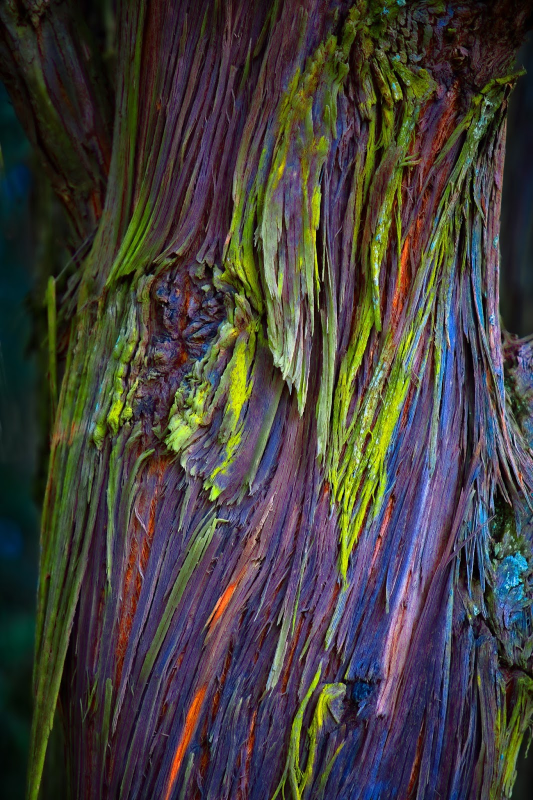
#> input picture images/RainbowEucalyptus.jpg, 1066 x 1600 px (shown at 1/2 size)
$ python -i simple_app_alternative.py   (imports and definitions only)
#> lines starting #> are read from the running program, lines starting #| are printed output that depends on the picture
import streamlit as st
import os
import tempfile
import base64
from PIL import Image
import cv2
import numpy as np
import re
import json
import traceback

# Set page config
# [8 lines not run here, left out]

# Alternative PbnGen implementation
class AlternativePbnGen:
    def __init__(self, image_path, num_colors=15):
        # Read the image
#> called with image_path = 'images/RainbowEucalyptus.jpg', num_colors = 15
        if isinstance(image_path, str):
            # It's a file path
            self.bgr_image = cv2.imread(image_path)
#> self.bgr_image is the input picture: shape (1600, 1066, 3); mean B, G, R 60, 63.7, 67.5
        else:
            # It's already an image array
            self.bgr_image = image_path

        # Convert to RGB
        self.image = cv2.cvtColor(self.bgr_image, cv2.COLOR_BGR2RGB)
        self.num_colors = num_colors

    def set_final_pbn(self):
        """
        Process the image to create a paint-by-number style image
        """
        # Resize the image to a reasonable size
        h, w = self.image.shape[:2]
#> h = 1600; w = 1066
        max_dim = 800
        if max(h, w) > max_dim:
            scale = max_dim / max(h, w)
#> scale = 0.5
            new_size = (int(w * scale), int(h * scale))
#> new_size = (533, 800)
            self.image = cv2.resize(self.image, new_size, interpolation=cv2.INTER_AREA)
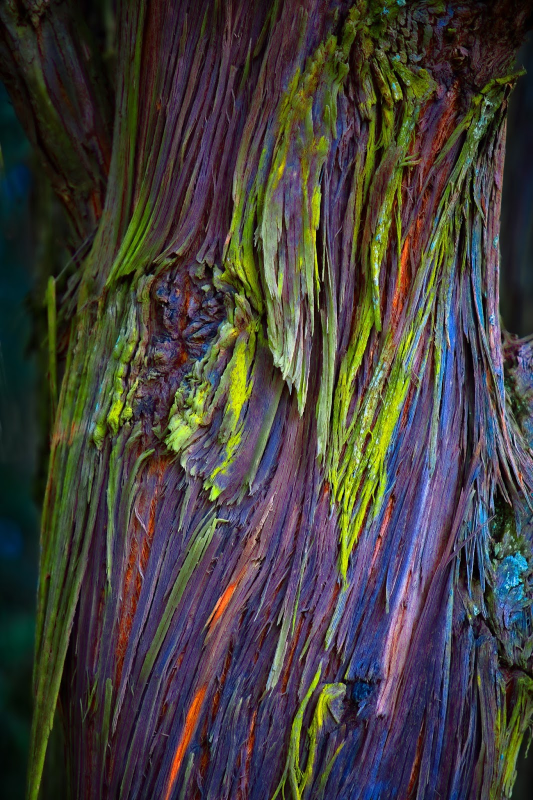
#> self.image: shape (800, 533, 3); mean R, G, B 67.6, 63.8, 60.2

        # Apply bilateral filter to smooth the image while preserving edges
        self.image = cv2.bilateralFilter(self.image, 9, 75, 75)

        # Reshape the image for K-means clustering
        pixels = self.image.reshape(-1, 3)

        # Perform K-means clustering to reduce colors
        from sklearn.cluster import KMeans
        kmeans = KMeans(n_clusters=self.num_colors, random_state=42, n_init=10)
        kmeans.fit(pixels)

        # Replace each pixel with its closest cluster center
        segmented_img = kmeans.cluster_centers_[kmeans.labels_].reshape(self.image.shape).astype(np.uint8)
        self.image = segmented_img

        # Add a border
        border_size = 5
        h, w, c = self.image.shape
#> h = 800; w = 533; c = 3
        canvas = np.zeros((h + 2 * border_size, w + 2 * border_size, c), dtype=np.uint8)
        canvas[border_size:border_size + h, border_size:border_size + w] = self.image
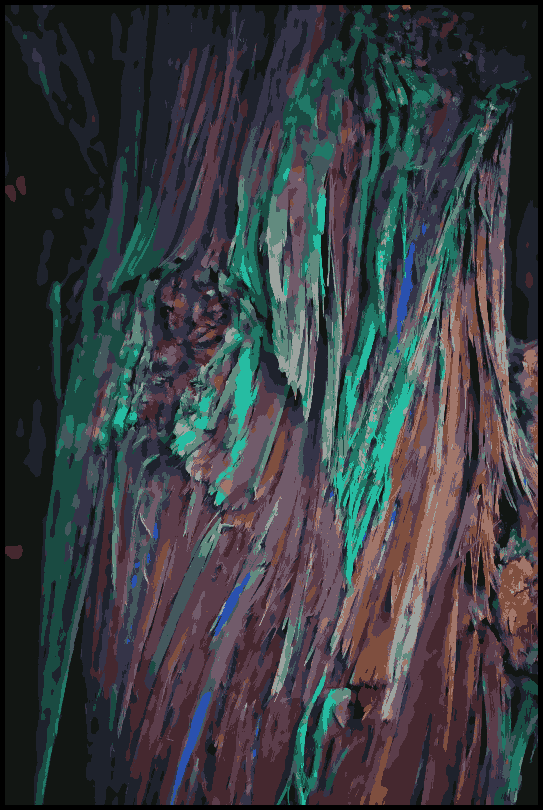
#> canvas: shape (810, 543, 3); mean of channels 0, 1, 2 65, 61.3, 57.8; drawn as B, G, R
        self.image = canvas

    # [89 lines left out: function output_to_svg, not called in this run]

# Initialize session state
if 'svg_content' not in st.session_state:
    st.session_state.svg_content = None
if 'palette' not in st.session_state:
    st.session_state.palette = None
if 'processing' not in st.session_state:
    st.session_state.processing = False
if 'temp_file_path' not in st.session_state:
    st.session_state.temp_file_path = None
if 'selected_color' not in st.session_state:
    st.session_state.selected_color = None
if 'error_message' not in st.session_state:
    st.session_state.error_message = None

# [8 lines not run here, left out]
# [1 line that did not run here, left out]

# File uploader
# [1 line not run here, left out]

# Function to process the image and generate SVG
# [36 lines left out: function process_image, not called in this run]

>>> result = AlternativePbnGen('images/RainbowEucalyptus.jpg').set_final_pbn()
